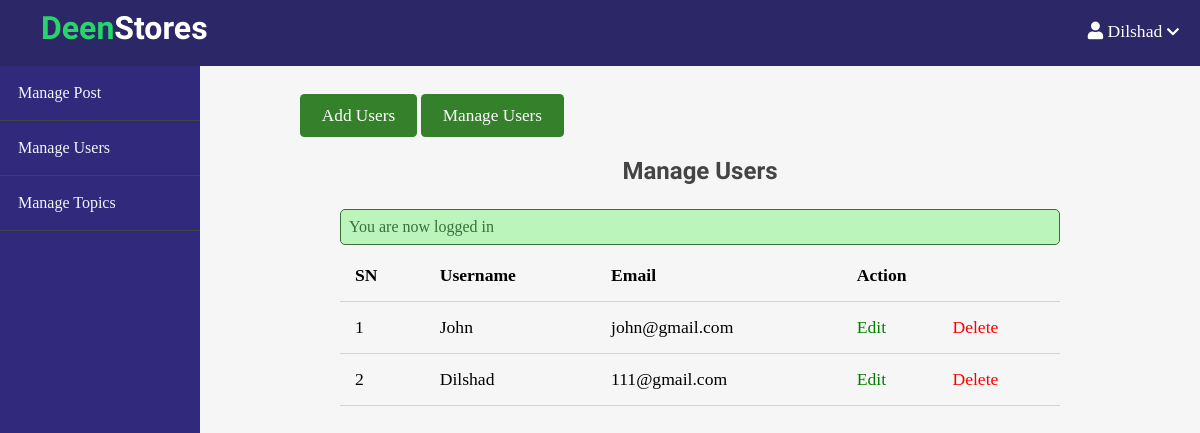
/admin/users/index.php (signed in), run on the app's committed database.
### tables this page shows
CREATE TABLE `users` (
  `id` int(11) NOT NULL,
  `admin` tinyint(1) NOT NULL,
  `username` varchar(255) NOT NULL,
  `email` varchar(255) NOT NULL,
  `password` varchar(255) NOT NULL,
  `created_at` timestamp NOT NULL DEFAULT current_timestamp()
);

### app/controllers/users.php (called while the page is built, shortened)
<?php
include($ROOT_PATH  . "/app/database/db.php");
$table = 'users';
$admin_users = selectAll($table);

### app/database/db.php (called while the page is built, shortened)
<?php
require('connect.php');
function selectAll($table, $conditions = [])
{
    global $conn;
    $sql = "Select * From $table";
    if (empty($conditions)) {
        $stmt = $conn->prepare($sql);
        $stmt->execute();
        $records = $stmt->get_result()->fetch_all(MYSQLI_ASSOC);
        return $records;
    }
}

### admin/users/index.php (the view, shortened to what this page needs)
<?php include ("../../path.php"); ?>
<?php include ($ROOT_PATH . "/app/controllers/users.php");
?>
<!DOCTYPE html>
<html lang="en">
  <head>
    <link
      href="https://cdnjs.cloudflare.com/ajax/libs/font-awesome/5.13.0/css/all.min.css"
      rel="stylesheet"
    />
    <link rel="stylesheet" href="../../assets/css/style.css" />
    <link rel="stylesheet" href="../../assets/css/admin.css" />
  </head>
  <body>
      <?php  include($ROOT_PATH . "/app/includes/adminHeader.php"); ?>
    <div class="admin__wrapper">
        <?php  include($ROOT_PATH . "/app/includes/adminSidebar.php"); ?>
        <div class="admin__content">
          <div class="button__group">
            <a href="create.php" class="btn btn__big">Add Users</a>
            <a href="index.php" class="btn btn__big">Manage Users</a>
          </div>
          <div class="content">
            <h2 class="page__title">Manage Users</h2>
            <?php include ($ROOT_PATH . "/app/includes/messages.php");?>
            <table>
              <thead>
                <th>SN</th>
                <th>Username</th>
                <th>Email</th>
                <th colspan="2">Action</th>
              </thead>
              <tbody>
                <?php foreach ($admin_users as $key => $user): ?>
                <tr>
                  <td><?php echo $key + 1; ?></td>
                  <td><?php echo $user['username']; ?></td>
                  <td><?php echo $user ['email']; ?></td>
                  <td><a href="edit.php?id=<?php echo $user['id'];?>" class="edit">Edit</a></td>
                  <td><a href="index.php?delete_id=<?php echo $user['id']; ?>" class="delete">Delete</a></td>
                </tr>
                <?php endforeach; ?>
              </tbody>
            </table>
          </div>
        </div>
    </div>
  </body>
</html>

### assets/css/style.css (style rules this page uses)
* { box-sizing: border-box; }
html, body { height: 100%; padding: 0px; margin: 0px; background: #f6f6f6; font-family: "Lore", serif; }
h1, h2, h3, h4, h5, h6 { font-family: "Candal"; color: #444; margin: 5px; }
a { text-decoration: none; color: inherit; }
.btn { padding: 0.5rem 1rem; background: #35802b; color: white; border: 1px solid transparent; border-radius: 0.25em; font-size: 1.08em; font-family: "Lora" serif; }
.btn__big { padding: 0.7rem 1.3rem; line-height: 1.3rem; }
.content { width: 90%; margin: 30px auto 30px; }

### assets/css/admin.css (style rules this page uses)
.admin__wrapper { display: flex; height: calc(100% - 66px); }
.admin__wrapper .admin__content { flex: 8; height: 100%; padding: 40px 100px 100px; overflow-y: scroll; }
.admin__content .page__title { text-align: center; margin-bottom: 1.5rem; }
table { width: 100%; border-collapse: collapse; font-size: 1.1rem; }
th, td { padding: 15px; text-align: left; border-bottom: 1px solid #d3d3d3; }
.edit { color: green; }
.delete { color: red; }

### data on the page
users: username "John", email "john@gmail.com"
users: username "Dilshad", email "111@gmail.com"

### other printed values
$_SESSION['username'] "Dilshad"
$_SESSION['message'] "You are now logged in"
